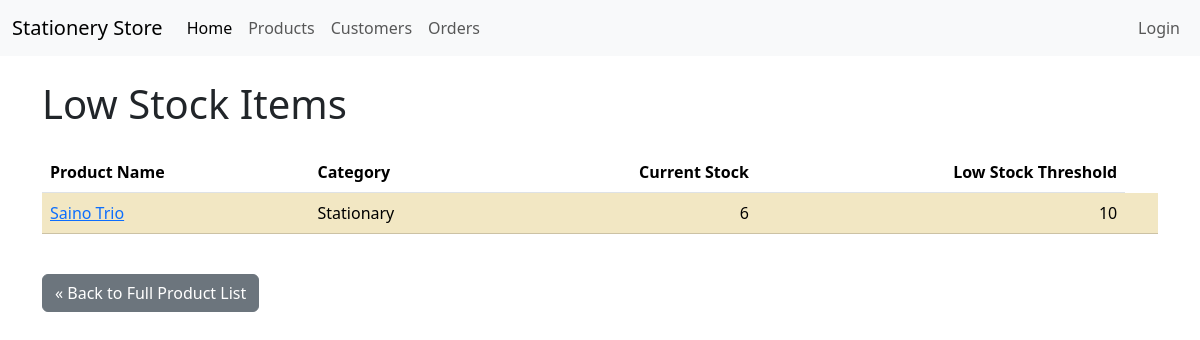
Page /inventory/low-stock/ on the committed database.
### inventory/models.py (models this page shows, shortened)
class Product(models.Model):
    category = models.ForeignKey(Category, related_name='products', on_delete=models.SET_NULL, null=True, blank=True)
    name = models.CharField(max_length=200)
    description = models.TextField(blank=True, null=True)
    selling_price = models.DecimalField(max_digits=10, decimal_places=2)
    cost_price = models.DecimalField(max_digits=10, decimal_places=2, null=True, blank=True)
    manufacturer = models.CharField(max_length=100, blank=True, null=True)
    stock_quantity = models.IntegerField(default=0)
    low_stock_threshold = models.PositiveIntegerField(default=5, help_text="Notify when stock reaches this level or lower.") # <-- ADD THIS LINE
    created_at = models.DateTimeField(auto_now_add=True)
    updated_at = models.DateTimeField(auto_now=True)

class Category(models.Model):
    name = models.CharField(max_length=100, unique=True) # Category name must be unique
    slug = models.SlugField(max_length=110, unique=True, blank=True) # URL-friendly version of name (auto-populated later)
    class Meta:
        ordering = ('name',) # Default order categories alphabetically by name
        verbose_name = 'category' # How it appears in admin (singular)
        verbose_name_plural = 'categories' # How it appears in admin (plural)

### inventory/views.py (the view)
# urls.py: path('low-stock/', views.low_stock_list_view, name='low_stock_list'), # <-- ADD THIS LINE
def low_stock_list_view(request):
    low_stock_products = Product.objects.filter(
        stock_quantity__lte=F('low_stock_threshold') # stock_quantity <= low_stock_threshold
    ).order_by('stock_quantity') # Order by quantity, lowest first
    context = {
        'low_stock_products': low_stock_products,
    }
    return render(request, 'inventory/low_stock_list.html', context)

### core/templatetags/auth_extras.py (called while the page is built)
@register.filter(name='has_group')
def has_group(user, group_name):
    if user.is_authenticated:
        try:
            return user.groups.filter(name=group_name).exists()
        except Group.DoesNotExist:
            return False
    return False

### inventory/templates/inventory/low_stock_list.html (shortened to what this page needs)
{% extends "base.html" %}
{% load auth_extras %}
{% block content %}
  <h1 class="mb-4">Low Stock Items</h1>
  {% if low_stock_products %}
    <div class="table-responsive">
      <table class="table table-striped table-hover">
        <thead>
          <tr>
            <th scope="col">Product Name</th>
            <th scope="col">Category</th>
            <th scope="col" class="text-end">Current Stock</th>
            <th scope="col" class="text-end">Low Stock Threshold</th>
          </tr>
        </thead>
        <tbody>
          {% for product in low_stock_products %}
            <tr class="{% if product.stock_quantity <= 0 %}table-danger{% elif product.stock_quantity <= product.low_stock_threshold %}table-warning{% endif %}">
              <td>
                <a href="{% url 'inventory:product_detail' pk=product.pk %}">{{ product.name }}</a>
              </td>
              <td>{{ product.category.name|default:"N/A" }}</td>
              <td class="text-end">{{ product.stock_quantity }}</td>
              <td class="text-end">{{ product.low_stock_threshold }}</td>
              <td>
              </td>
            </tr>
          {% endfor %}
        </tbody>
      </table>
    </div>
  {% else %}
    <div class="alert alert-success" role="alert">
      No products are currently below their low stock threshold. Well done!
    </div>
  {% endif %}
  <div class="mt-4">
       <a href="{% url 'inventory:product_list' %}" class="btn btn-secondary"> « Back to Full Product List</a>
  </div>
{% endblock %}

### rows in the picture
Product: name "Saino Trio", category.name "Stationary", stock_quantity "6", low_stock_threshold "10"
